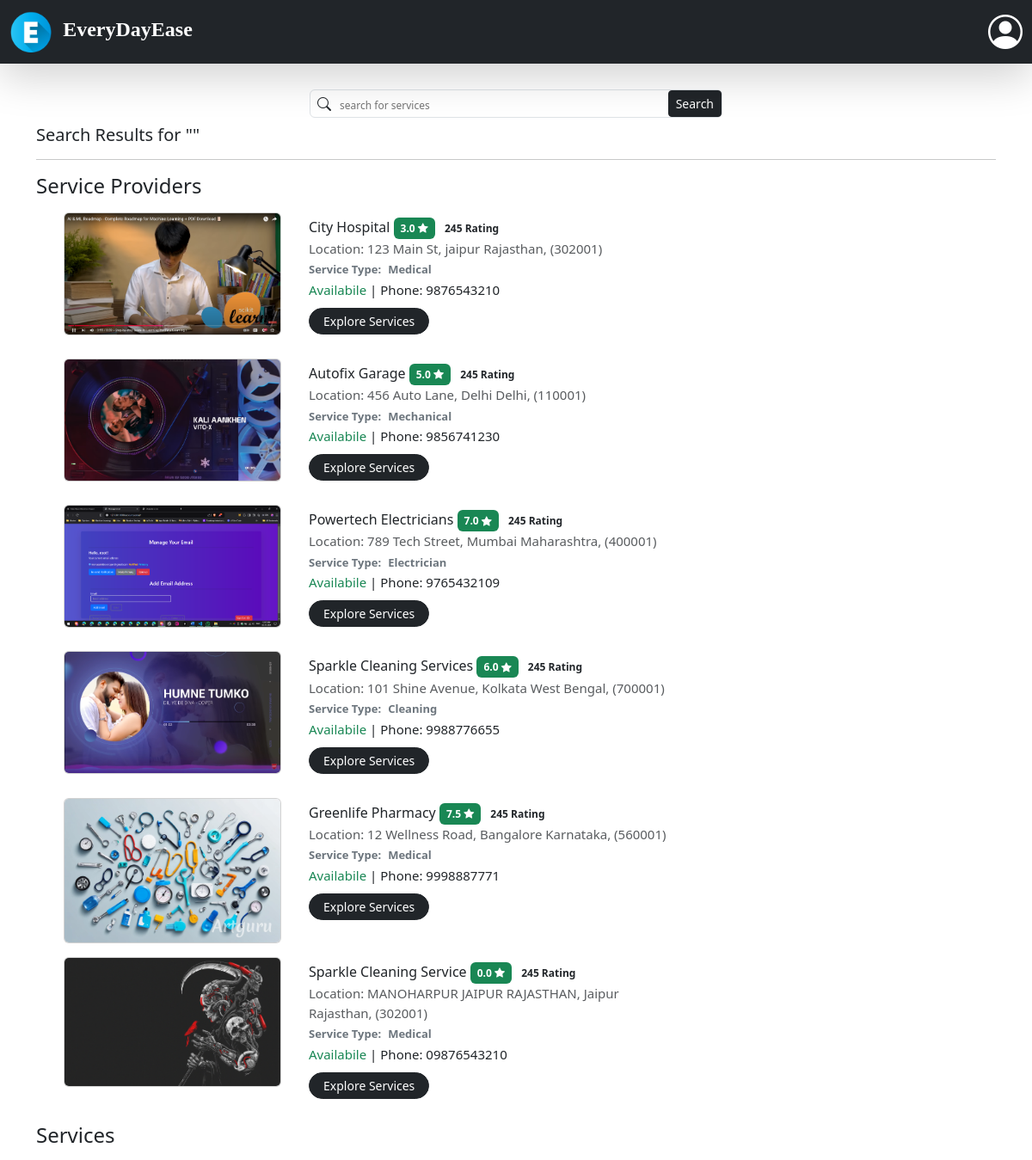
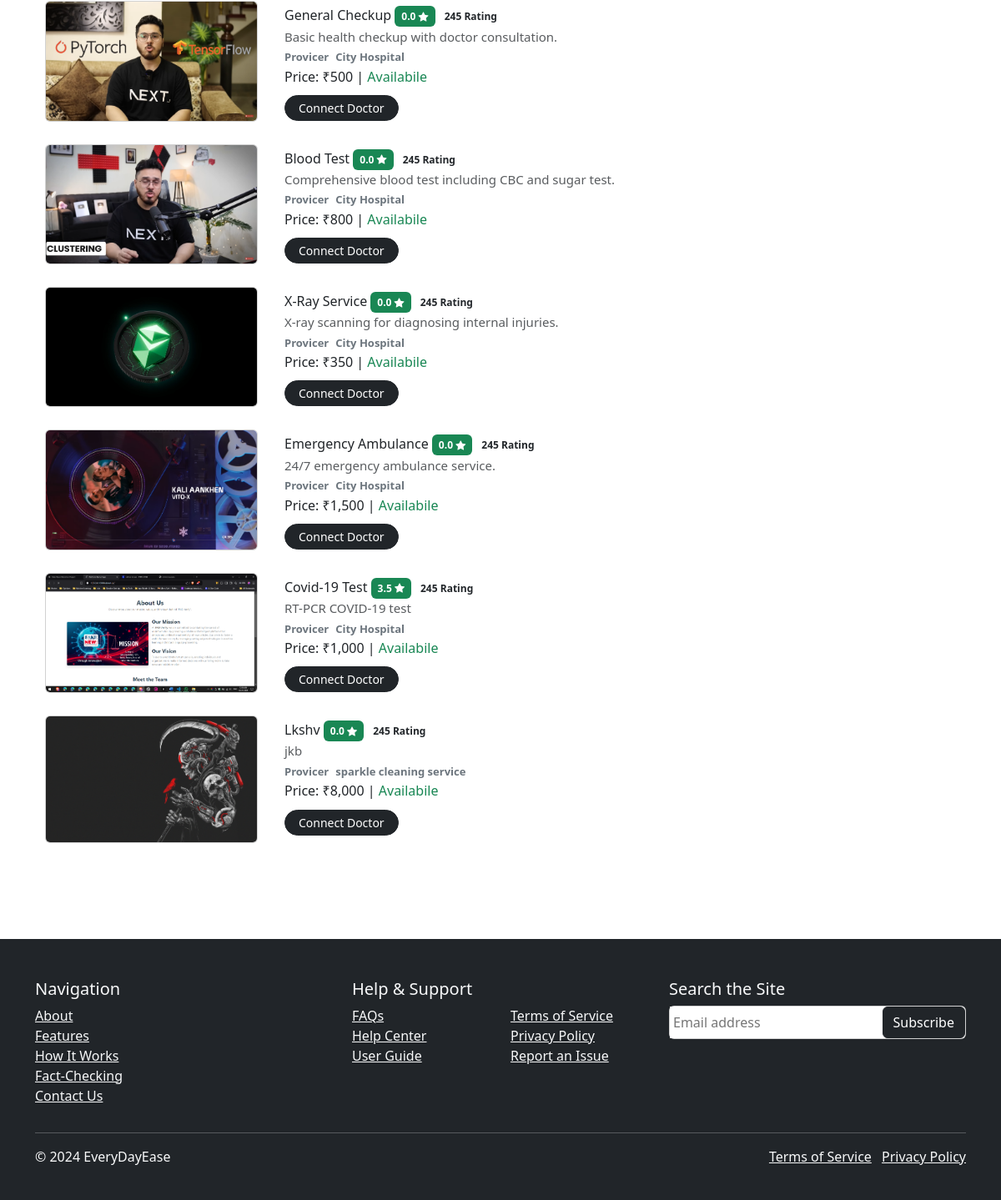
The page /services/search/ on the database its author committed (2 pictures, top to bottom).
### home/models.py (models this page shows, shortened)
class ServiceProvider(models.Model):
    user = models.OneToOneField(Profile, on_delete=models.CASCADE, related_name="service_provider")
    business_name = models.CharField(max_length=255)
    category_choices = [
        ("Medical", "Medical"),
        ("Mechanical", "Mechanical"),
        ("Electrician", "Electrician"),
        ("Cleaning", "Cleaning"),
    ]
    category = models.CharField(max_length=20, choices=category_choices)
    contact_number = models.CharField(max_length=15)
    address = models.TextField()
    city = models.CharField(max_length=100)
    state = models.CharField(max_length=100)
    zip_code = models.CharField(max_length=10)
    profile_picture = models.ImageField(upload_to="providers/", null=True, blank=True)
    rating = models.FloatField(default=0.0)
    status = models.CharField(max_length=10, choices=[("Active", "Active"), ("Inactive", "Inactive"), ("Pending", "Pending")], default="Pending")
    created_at = models.DateTimeField(auto_now_add=True)
    updated_at = models.DateTimeField(auto_now=True)
    def __str__(self):
        return self.business_name

class Service(models.Model):
    provider = models.ForeignKey(ServiceProvider, on_delete=models.CASCADE, related_name="services")
    service_name = models.CharField(max_length=255)
    description = models.TextField()
    price = models.DecimalField(max_digits=10, decimal_places=2, null=True, blank=True)
    category_choices = [
        ("Medical", "Medical"),
        ("Mechanical", "Mechanical"),
        ("Electrician", "Electrician"),
        ("Cleaning", "Cleaning"),
    ]
    rating = models.FloatField(default=0.0)
    category = models.CharField(max_length=20, choices=category_choices)
    availability = models.BooleanField(default=True)
    service_image = models.ImageField(upload_to="services/", null=True, blank=True)
    created_at = models.DateTimeField(auto_now_add=True)
    updated_at = models.DateTimeField(auto_now=True)

### home/views.py (the view)
# urls.py: path("services/search/",searchServices,name="search"),
def searchServices(request):
    query = request.GET.get("q", "").strip()  # Get search query from the request
    if query:
        providers = ServiceProvider.objects.filter(
            Q(business_name__icontains=query) |
            Q(category__icontains=query) |
            Q(city__icontains=query) |
            Q(state__icontains=query) |
            Q(contact_number__icontains=query)
        )
        services = Service.objects.filter(
            Q(service_name__icontains=query) |
            Q(description__icontains=query) |
            Q(provider__business_name__icontains=query) |
            Q(category__icontains=query) |
            Q(price__icontains=query) |
            Q(availability__icontains=query)
        )
    else:
        providers = ServiceProvider.objects.all()
        services = Service.objects.all()
    context = {
        "query": query,
        "providers": providers,
        "services": services,
    }
    return render(request, "searchpage.html", context)

### home/templates/searchpage.html (shortened to what this page needs)
{% extends "base.html" %}
{% block main %}
{% load static %}
{% load humanize %}
<div class="container py-5 my-5">
    <form action="/services/search/" class="my-2" method="get">
        <div class="d-flex flex-nowrap justify-content-start mx-auto form-control p-0 align-items-center" style="max-width: 30rem;">
            <div class=""><i class="bi bi-search mx-2"></i></div>
            <div class="w-100">
                <input type="search" class="w-100" required  name="q" id="" value="{{query}}" placeholder="search for services" style="border: none;outline: none !important;font-size: 12px;">
            </div>
            <div class=""><Button type="submit" class="btn btn-sm btn-dark">Search</Button></div>
        </div>
    </form>
    <h5>Search Results for "{{ query }}"</h5>
    <hr>
    {% if providers or services %}
        {% if providers %}
            <h4>Service Providers</h4>
            <ul>
                {% for provider in providers %}
                    <div class="row my-3">
                        <div class="col-lg-3">
                            <div class="card overflow-hidden">
                                <img src="{{provider.profile_picture.url}}" alt="">
                            </div>
                        </div>
                        <div class="col-lg-5">
                            <div class="card-body m-2">
                                <h3 class="p-0 m-0" style="font-size:16px;">{{provider.business_name|title}}
                                <span class="" style="font-size: 12px;font-weight: 600;"><span class="text-bg-success px-2 py-1 rounded me-2" >{{provider.rating}} <i class="bi bi-star-fill"></i></span> 245 Rating</span></h3>
                                <p class="text-muted m-0 my-1" style="font-size: 15px;" >Location: {{provider.address}}, {{provider.city}} {{provider.state}}, ({{provider.zip_code}})</p>
                                <p class="text-secondary d-flex m-0 my-1 p-0" style="font-size: 13px;font-weight: 600;"><span class="fw-bold me-2">Service Type: </span><span>{{provider.category}}</span></p>
                                <h6 class="font-weight-light" style="font-size: 15px;font-weight:400;">{% if provider.status %} <span class="text-success font-weight-light">Availabile</span> {% else %} <span class="text-warning">Unavailabile</span> {% endif %} | <span>Phone: {{provider.contact_number}}</span></h6>
                                <a class="btn btn-dark rounded-pill btn-sm px-3 my-1 btn-md" href="/services/{{provider.category|lower}}/{{provider.id}}/{{provider}}/"><span>
                                    Explore Services
                                </span></a>
                            </div>
                        </div>
                    </div>
                {% empty %}
                    <li>No providers found.</li>
                {% endfor %}
            </ul>
        {% endif %}
        {% if services %}
            <h4>Services</h4>
            <div class="container">
                {% for service in services %}
                        <div class="row my-3">
                            <div class="col-lg-3">
                                <div class="card overflow-hidden">
                                    <img src="{{service.service_image.url}}" alt="">
                                </div>
                            </div>
                            <div class="col-lg-5">
                                <div class="card-body m-2">
                                    <h3 class="p-0 m-0" style="font-size:16px;">{{service.service_name|title}}
                                    <span class="" style="font-size: 12px;font-weight: 600;"><span class="text-bg-success px-2 py-1 rounded me-2" >{{service.rating}} <i class="bi bi-star-fill"></i></span> 245 Rating</span></h3>
                                    <p class="text-muted m-0 my-1" style="font-size: 15px;" >{{service.description}}</p>
                                    <p class="text-secondary d-flex m-0 my-1 p-0" style="font-size: 13px;font-weight: 600;"><span class="fw-bold me-2">Provicer</span><span>{{service.provider}}</span></p>
                                    <h6 class="font-weight-light">Price: ₹{{service.price |floatformat:"0"|intcomma}} | {% if service.availability %} <span class="text-success font-weight-light">Availabile</span> {% else %} <span class="text-warning">Unavailabile</span> {% endif %}</h6>
                                    <a class="btn btn-dark rounded-pill btn-sm px-3 my-1 btn-md" href="/services/{{service.category|lower}}/{{service.provider.id}}/{{service.provider}}/{{service.service_name}}"><span>
                                        {% if service.category|lower == "medical" %}
                                        Connect Doctor
                                        {% elif service.category|lower == "mechanical" %}
                                        Connect Mechanic
                                        {% elif service.category|lower == "electrician" %}
                                        Connect Electrician
                                        {% elif service.category|lower == "cleaning" %}
                                        Connect Cleaner
                                        {% endif %}
                                    </span></a>
                                </div>
                            </div>
                        </div>
                {% empty %}
                    <li>No services found.</li>
                {% endfor %}
            </div>
        {% endif %}
    {% else %}
        <p>No results found.</p>
    {% endif %}
</div>
{% endblock main %}

### authentication/templates/base.html (shortened to what this page needs)
<!doctype html>
<html lang="en">
  <head>
    <link href="https://cdn.jsdelivr.net/npm/bootstrap@5.3.3/dist/css/bootstrap.min.css" rel="stylesheet">
    <link rel="stylesheet" href="https://cdn.jsdelivr.net/npm/bootstrap-icons@1.11.3/font/bootstrap-icons.min.css">
    {% load static %}
  </head>
  <body style="padding:0px !important;overflow-x: hidden;">
    <nav class="navbar navbar-expand-lg bg-dark position-fixed shadow-lg top-0 w-100" style="z-index: 100;">
      <div class="container-fluid">
          <a class="navbar-brand" href="/"><img src="{% static 'assets/img/letter-e.png' %}" style="width:3rem;" alt="">
              <span class="fs-4 text-white mx-2" style="font-family:'Times New Roman', Times, serif;font-weight: bold;">EveryDayEase</span>
          </a>
          {% if request.user.is_authenticated %}
              <button id="profilebtn" title="{{request.user.get_full_name}}" class="bg-transparent btn p-0 d-flex flex-column justify-content-center align-items-start border-none outline-none" type="button" data-bs-toggle="offcanvas" data-bs-target="#offcanvasRight" aria-controls="offcanvasRight" aria-label="Toggle navigation">
                  <img src="{{request.user.profile_image.url}}" class="rounded-circle shadow-lg shadow-warning" width="50px" height="50px" alt="">
                  {% comment %} <span class="text-white"  style="font-size: 12px;font-weight: bolder;word-spacing: -1.8px;">{{request.user.get_full_name}}</span> {% endcomment %}
              </button>
          {% else %}
              <button style="width:30px;height:30px;display:flex;justify-content:center;align-items:center;" title="Login/Singup" class="p-0 btn bg-transparent mx-1 border-none outline-none" type="button" data-bs-toggle="offcanvas" data-bs-target="#offcanvasRight" aria-controls="offcanvasRight" aria-controls="offcanvasNavbar" aria-label="Toggle navigation">
                  <i class="bi bi-person-circle fs-1 text-white"></i>
              </button>
          {% endif %}
      </div>
  </nav>
    {% block main %}
    {% endblock main %}
    <footer class="bg-dark text-light pt-5 pb-4">
        <div class="container">
            <div class="row">
                <div class="col-md-4">
                    <h5>Navigation</h5>
                    <ul class="list-unstyled">
                        <li><a href="#about" class="text-light">About</a></li>
                        <li><a href="#features" class="text-light">Features</a></li>
                        <li><a href="#how-it-works" class="text-light">How It Works</a></li>
                        <li><a href="#fact-check" class="text-light">Fact-Checking</a></li>
                        <li><a href="#contact" class="text-light">Contact Us</a></li>
                    </ul>
                </div>
                <div class="col-md-4">
                    <h5>Help & Support</h5>
                    <div class="row">
                        <div class="col">
                            <ul class="list-unstyled">
                                <li><a href="#faq" class="text-light">FAQs</a></li>
                                <li><a href="#support" class="text-light">Help Center</a></li>
                                <li><a href="#guide" class="text-light">User Guide</a></li>
                            </ul>
                        </div>
                        <div class="col">
                            <ul class="list-unstyled">
                                <li><a href="#terms" class="text-light">Terms of Service</a></li>
                                <li><a href="#privacy" class="text-light">Privacy Policy</a></li>
                                <li><a href="#report" class="text-light">Report an Issue</a></li>
                            </ul>
                        </div>
                    </div>
                </div>
                <div class="col-md-4">
                    <h5>Search the Site</h5>
                    <form class="card flex-row " method="post">
                        <input required class="w-100 outline-none p-1 m-0" type="email" placeholder="Email address" />
                        <input type="submit" value="Subscribe" class="btn btn-dark" >
                    </form>
                </div>
            </div>
            <hr class="bg-light">
            <div class="row">
                <div class="col-md-6">
                    <p>&copy; 2024 EveryDayEase</p>
                </div>
                <div class="col-md-6 text-end">
                    <a href="#terms" class="text-light me-2">Terms of Service</a>
                    <a href="#privacy" class="text-light">Privacy Policy</a>
                </div>
            </div>
        </div>
    </footer>
  </body>
</html>

### authentication/templates/base.html (style rules this page uses)
.outline-none { outline: none !important; border: none !important; }

### rows shown on the page
ServiceProvider: profile_picture (picture), business_name "City Hospital", rating "3.0", address "123 Main St", city "jaipur", state "Rajasthan", zip_code "302001", category "Medical", status "Availabile", contact_number "9876543210"
ServiceProvider: profile_picture (picture), business_name "Autofix Garage", rating "5.0", address "456 Auto Lane", city "Delhi", state "Delhi", zip_code "110001", category "Mechanical", status "Availabile", contact_number "9856741230"
ServiceProvider: profile_picture (picture), business_name "Powertech Electricians", rating "7.0", address "789 Tech Street", city "Mumbai", state "Maharashtra", zip_code "400001", category "Electrician", status "Availabile", contact_number "9765432109"
ServiceProvider: profile_picture (picture), business_name "Sparkle Cleaning Services", rating "6.0", address "101 Shine Avenue", city "Kolkata", state "West Bengal", zip_code "700001", category "Cleaning", status "Availabile", contact_number "9988776655"
ServiceProvider: profile_picture (picture), business_name "Greenlife Pharmacy", rating "7.5", address "12 Wellness Road", city "Bangalore", state "Karnataka", zip_code "560001", category "Medical", status "Availabile", contact_number "9998887771"
ServiceProvider: profile_picture (picture), business_name "Sparkle Cleaning Service", rating "0.0", address "MANOHARPUR JAIPUR RAJASTHAN", city "Jaipur", state "Rajasthan", zip_code "302001", category "Medical", status "Availabile", contact_number "09876543210"
Service: service_image (picture), service_name "General Checkup", rating "0.0", description "Basic health checkup with doctor consultation.", provider "City Hospital", price "500", availability "Availabile", category "Connect Doctor"
Service: service_image (picture), service_name "Blood Test", rating "0.0", description "Comprehensive blood test including CBC and sugar test.", provider "City Hospital", price "800", availability "Availabile", category "Connect Doctor"
Service: service_image (picture), service_name "X-Ray Service", rating "0.0", description "X-ray scanning for diagnosing internal injuries.", provider "City Hospital", price "350", availability "Availabile", category "Connect Doctor"
Service: service_image (picture), service_name "Emergency Ambulance", rating "0.0", description "24/7 emergency ambulance service.", provider "City Hospital", price "1,500", availability "Availabile", category "Connect Doctor"
Service: service_image (picture), service_name "Covid-19 Test", rating "3.5", description "RT-PCR COVID-19 test", provider "City Hospital", price "1,000", availability "Availabile", category "Connect Doctor"
Service: service_image (picture), service_name "Lkshv", rating "0.0", description "jkb", provider "sparkle cleaning service", price "8,000", availability "Availabile", category "Connect Doctor"
